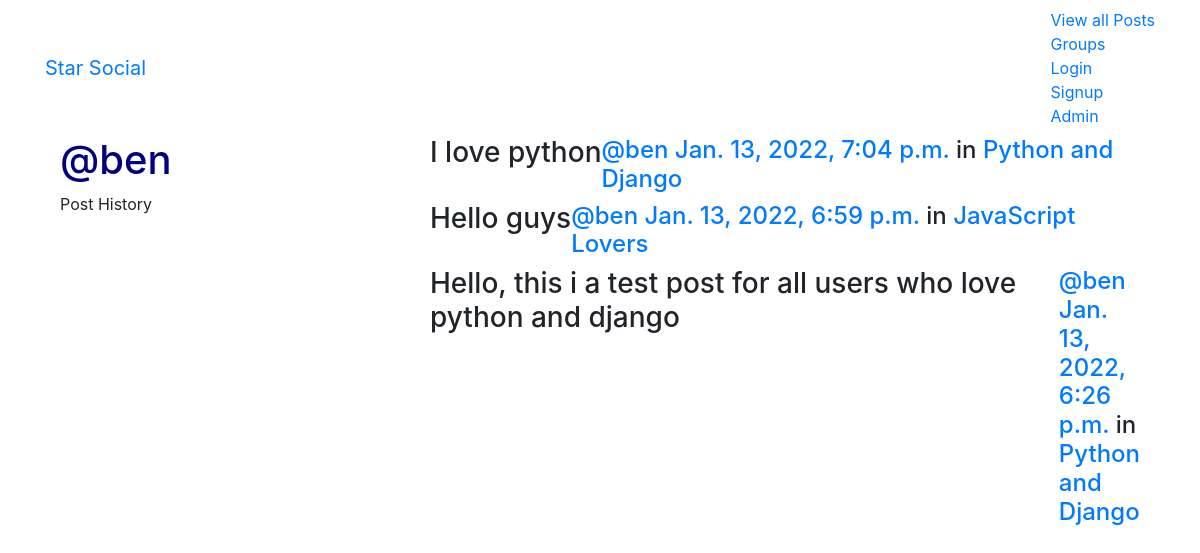
The page /posts/by/ben/ on the database its author committed.
### posts/models.py (models this page shows, shortened)
class Post(models.Model):
    user = models.ForeignKey(User, related_name='posts', on_delete=models.CASCADE)
    created_at = models.DateTimeField(auto_now=True)
    message = models.TextField()
    message_html = models.TextField(editable=False)
    group = models.ForeignKey(Group, related_name='posts', null=True, blank=True, on_delete=models.CASCADE)
    class Meta:
        ordering = ['-created_at']
        unique_together = ['user', 'message']

### groups/models.py (models this page shows, shortened)
class Group(models.Model):
    name = models.CharField(max_length=255, unique=True)
    slug = models.SlugField(allow_unicode=True, unique=True)
    description = models.TextField(blank=True, default='')
    description_html = models.TextField(editable=False, default='', blank=True)
    members = models.ManyToManyField(User, through='GroupMember')
    class Meta:
        ordering = ['name']

### posts/views.py (the view)
# urls.py: path('by/<username>/', views.UserPosts.as_view(), name='for_user'),
class UserPosts(generic.ListView):
    model = models.Post
    template_name = 'posts/user_post_list.html'
    def get_queryset(self):
        try:
            self.post_user = User.objects.prefetch_related('posts').get(username__iexact=self.kwargs.get('username'))
        except User.DoesNotExist:
            raise Http404
        else:
            return self.post_user.posts.all()
    def get_context_data(self, **kwargs):
        context = super().get_context_data(**kwargs)
        context['post_user'] = self.post_user
        return context

### posts/templates/posts/user_post_list.html
{% extends "posts/post_base.html" %}
{% block prepost %}
<div class="col-md-4">
	<h1>@{{ post_user.username }}</h1>
	<p>Post History</p>
</div>
{% endblock %}
{% block post_content %}
<div class="col-md-8">
	{% for post in post_list %}
		{% include "posts/_post.html" %}
	{% endfor %}
</div>
{% endblock %}

### posts/templates/posts/post_base.html (shortened to what this page needs)
{% extends 'base.html' %}
{% block content %}
<div class="posts-page">
    <div class="container">
        <div class="row">
            {% block prepost %}{% endblock %}
            {% block post_content %}{% endblock %}
        </div>
    </div>
</div>
{% endblock %}

### templates/base.html (shortened to what this page needs)
<!DOCTYPE html>
{% load static %}
<html lang="en">
<head>
    <link rel="stylesheet" href="https://stackpath.bootstrapcdn.com/bootstrap/4.1.3/css/bootstrap.min.css"
>
    <link rel="stylesheet" type="text/css" href="{% static 'social/css/bootstrap.min.css' %}">
    <link rel="stylesheet" type="text/css" href="{% static 'social/css/style.css' %}">
</head>
<body>
    <nav class="navbar mynav" role="navigation" id="navbar">
        <div class="container">
            <a class="navbar-brand mynav" href="{% url 'accounts:home' %}">Star Social</a>
            <ul class="nav navbar-nav navbar-right">
                {% if user.is_authenticated %}
                    <li><a href="{% url 'posts:create' %}">Post</a></li>
                    <li><a href="{% url 'groups:all' %}">Groups</a></li>
                    <li><a href="{% url 'groups:create' %}">Create Group</a></li>
                    Welcome, {{ user.username }}
                    <li><a href="{% url 'accounts:logout' %}">Logout</a></li>
                {% else %}
                     <li><a href="{% url 'posts:all' %}">View all Posts</a></li>
                    <li><a href="{% url 'groups:all' %}">Groups</a></li>
                    <li><a href="{% url 'accounts:login' %}">Login</a></li>
                    <li><a href="{% url 'accounts:signup' %}">Signup</a></li>
                    <li><a target="_blank" href="{% url 'admin:index' %}">Admin</a></li>
                {% endif %}
            </ul>
        </div>
    </nav>
    <div class="container mycontent">
        {% block content %}
        {% endblock %}
    </div>
</body>
</html>

### posts/templates/posts/_post.html (shortened to what this page needs)
<div class="post media">
    <h3>{{ post.message_html|safe }}</h3>
    <div class="media-body">
        <h4 class="media-heading">
            <span class="username">
                <a href="{% url 'posts:for_user' username=post.user.username %}">
                    @{{ post.user.username }}
                </a>
            </span>
            <time class="time">
                <a href="{% url 'posts:single' username=post.user.username pk=post.pk %}">
                    {{ post.created_at }}
                </a>
            </time>
            {% if post.group %}
			<span class="group-name">in <a href="#">{{ post.group.name }}</a></span>
			{% endif %}
        </h4>
    </div>
</div>

### static/social/css/style.css (style rules this page uses)
h1 { color: navy; }

### rows shown on the page
Post: message_html "I love python", user.username "ben", created_at "Jan. 13, 2022, 7:04 p.m.", group.name "Python and Django"
Post: message_html "Hello guys", user.username "ben", created_at "Jan. 13, 2022, 6:59 p.m.", group.name "JavaScript Lovers"
Post: message_html "Hello, this i a test post for all users who love python and django", user.username "ben", created_at "Jan. 13, 2022, 6:26 p.m.", group.name "Python and Django"

### other values the page prints
{{ post_user.username }} "ben"
